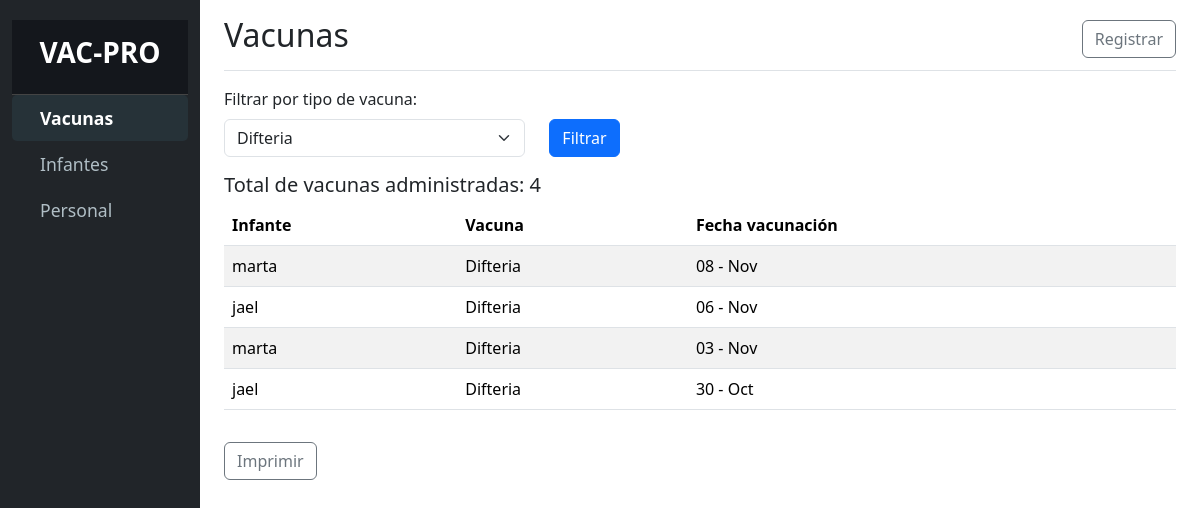
The app's page /index.php?vacuna=Difteria with its own data.
### tables this page shows
CREATE TABLE `vacunaciones` (
  `id` bigint(20) NOT NULL,
  `id_nino` bigint(20) NOT NULL,
  `tipo_id` bigint(20) NOT NULL,
  `numero_dosis` int(11) DEFAULT NULL,
  `fecha_administracion` date DEFAULT NULL,
  `id_personal` bigint(20) DEFAULT NULL
);

CREATE TABLE `vacuna_tipo` (
  `id` bigint(20) NOT NULL,
  `tipo` varchar(255) NOT NULL,
  `dosis_requeridas` int(11) NOT NULL
);

### index.php (the view, shortened to what this page needs)
<?php
include_once 'conexion.php';
$filtro_vacuna = $_GET['vacuna'] ?? '';
$query = "SELECT
            niños.nombre AS infante,
            vacuna_tipo.tipo AS vacuna,
            vacunaciones.fecha_administracion AS fecha_vacunacion
          FROM vacunaciones
          JOIN niños ON vacunaciones.id_nino = niños.id
          JOIN vacuna_tipo ON vacunaciones.tipo_id = vacuna_tipo.id";
if ($filtro_vacuna) {
    $query .= " WHERE vacuna_tipo.tipo = ?";
}
$query .= " ORDER BY fecha_vacunacion DESC";
$stmt = $conn->prepare($query);
if ($filtro_vacuna) {
    $stmt->bind_param("s", $filtro_vacuna);
}
$stmt->execute();
$result = $stmt->get_result();
$query_tipos_vacunas = "SELECT DISTINCT tipo FROM vacuna_tipo";
$result_tipos_vacunas = $conn->query($query_tipos_vacunas);
$total_vacunas = $result->num_rows;
?>
<!DOCTYPE html>
<html lang="es">
<head>
    <link rel="stylesheet" href="css/bootstrap.min.css">
    <link rel="stylesheet" href="css/styles.css">
</head>
<body>
    <div class="container-fluid">
        <div class="row">
            <nav id="sidebar" class="col-md-3 col-lg-2 d-md-block sidebar bg-dark">
                <div class="position-sticky">
                    <div class="sidebar-header p-3 text-center">
                        <h3 class="text-white"><strong>VAC-PRO</strong></h3>
                    </div>
                    <ul class="nav flex-column">
                        <li class="nav-item">
                            <a class="nav-link active" href="index.php">
                                <i class="bi bi-arrow-right-circle me-2"></i> Vacunas
                            </a>
                        </li>
                        <li class="nav-item">
                            <a class="nav-link" href="infantes.php">
                                <i class="bi bi-people me-2"></i> Infantes
                            </a>
                        </li>
                        <li class="nav-item">
                            <a class="nav-link" href="personal.php">
                                <i class="bi bi-person-badge me-2"></i> Personal
                            </a>
                        </li>
                    </ul>
                </div>
            </nav>
            <main class="col-md-9 ms-sm-auto col-lg-10 px-md-4">
                <div class="d-flex justify-content-between flex-wrap flex-md-nowrap align-items-center pt-3 pb-2 mb-3 border-bottom">
                    <h1 class="h2">Vacunas</h1>
                    <a href="registro_vacunacion.php" class="btn btn-outline-secondary">Registrar</a>
                </div>
                <form method="get" action="index.php" class="mb-3">
                    <div class="row">
                        <div class="col-md-4">
                            <label for="vacuna" class="form-label">Filtrar por tipo de vacuna:</label>
                            <select name="vacuna" id="vacuna" class="form-select">
                                <?php while ($row_tipo = $result_tipos_vacunas->fetch_assoc()) : ?>
                                    <option value="<?php echo $row_tipo['tipo']; ?>" <?php if ($row_tipo['tipo'] == $filtro_vacuna) echo 'selected'; ?>>
                                        <?php echo $row_tipo['tipo']; ?>
                                    </option>
                                <?php endwhile; ?>
                            </select>
                        </div>
                        <div class="col-md-2 d-flex align-items-end">
                            <button type="submit" class="btn btn-primary">Filtrar</button>
                        </div>
                    </div>
                </form>
                <h5>Total de vacunas administradas: <?php echo $total_vacunas; ?></h5>
                <div class="table-responsive">
                    <table class="table table-striped">
                        <thead>
                            <tr>
                                <th>Infante</th>
                                <th>Vacuna</th>
                                <th>Fecha vacunación</th>
                            </tr>
                        </thead>
                        <tbody>
                            <?php while ($row = $result->fetch_assoc()) : ?>
                                <tr>
                                    <td><?php echo $row['infante']; ?></td>
                                    <td><?php echo $row['vacuna']; ?></td>
                                    <td><?php echo date("d - M", strtotime($row['fecha_vacunacion'])); ?></td>
                                </tr>
                            <?php endwhile; ?>
                        </tbody>
                    </table>
                    <button type="button" class="btn btn-outline-secondary mt-3">Imprimir</button>
                </div>
            </main>
        </div>
    </div>
</body>
</html>

### css/styles.css (style rules this page uses)
#sidebar { background-color: #1c1f26; color: #ffffff; min-height: 100vh; padding-top: 20px; }
#sidebar .sidebar-header { font-size: 1.5rem; font-weight: bold; background-color: #14171c; padding: 20px; border-bottom: 1px solid #444; }
#sidebar .nav-link { color: #b0bec5; font-size: 1.1rem; padding: 10px 20px; display: flex; align-items: center; transition: all 0.3s ease; }
#sidebar .nav-link.active { background-color: #263238; color: #ffffff; font-weight: bold; border-radius: 5px; }

### records on screen
vacunaciones: id_nino.nombre "marta", tipo.tipo "Difteria", fecha_administracion "08 - Nov"
vacunaciones: id_nino.nombre "jael", tipo.tipo "Difteria", fecha_administracion "06 - Nov"
vacunaciones: id_nino.nombre "marta", tipo.tipo "Difteria", fecha_administracion "03 - Nov"
vacunaciones: id_nino.nombre "jael", tipo.tipo "Difteria", fecha_administracion "30 - Oct"

### other values on screen
$total_vacunas "4"
form field vacuna "Difteria"
